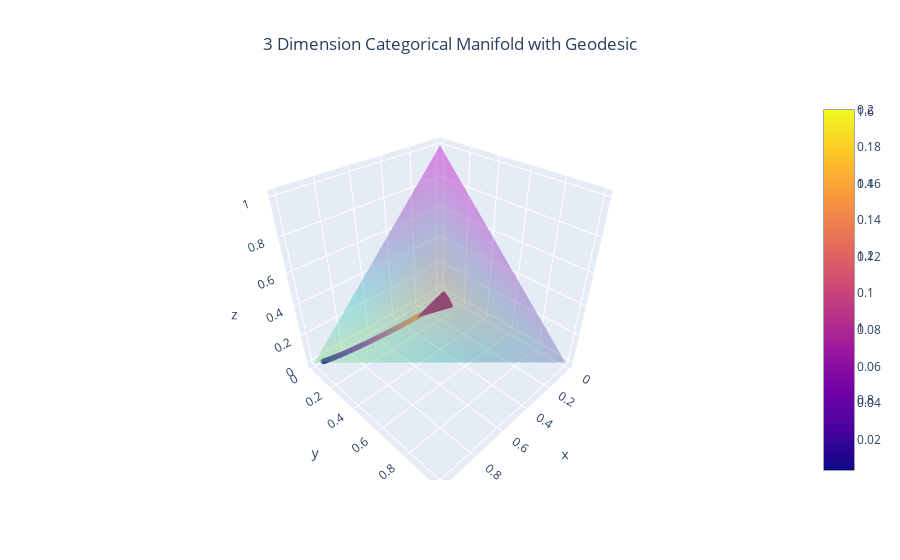

Source (notebook cell):
### Markdown cell above
### Visualization of Geodesics with Initial Point and Initial Tangent Vector Specified

### Code cell
# Plot the manifold with geodesic with initial point and initial tangent_vector specified
vector2 = np.array([1,0,0])
base_point2 = np.array([0.3, 0.3, 0.4])
tangent_vector2 = dist2.to_tangent(vector = vector2, base_point= base_point2)
M2.plot_geodesic(initial_point = base_point2, tangent_vector = tangent_vector2)

vector3 = np.array([1,0,0,0])
base_point3 = np.array([0.3, 0.3, 0.2, 0.2])
tangent_vector3 = dist3.to_tangent(vector = vector3, base_point= base_point3)
M3.plot_geodesic(initial_point = base_point3, tangent_vector = tangent_vector3)
